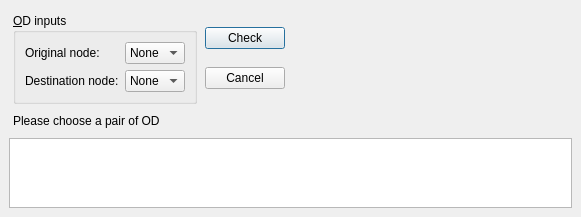
<ui version="4.0" >
 <class>ODCheckerDlg</class>
 <widget class="QDialog" name="ODCheckerDlg" >
  <property name="geometry" >
   <rect>
    <x>0</x>
    <y>0</y>
    <width>581</width>
    <height>200</height>
   </rect>
  </property>
  <property name="windowTitle" >
   <string>Mezzo Analyzer</string>
  </property>
  <layout class="QGridLayout" >
   <property name="margin" >
    <number>9</number>
   </property>
   <property name="spacing" >
    <number>6</number>
   </property>
   <item row="1" column="0" >
    <widget class="QTableView" name="ODTableView" />
   </item>
   <item row="0" column="0" >
    <layout class="QVBoxLayout" >
     <property name="margin" >
      <number>2</number>
     </property>
     <property name="spacing" >
      <number>6</number>
     </property>
     <item>
      <layout class="QHBoxLayout" >
       <property name="margin" >
        <number>2</number>
       </property>
       <property name="spacing" >
        <number>6</number>
       </property>
       <item>
        <widget class="QGroupBox" name="group1" >
         <property name="title" >
          <string>&amp;OD inputs</string>
         </property>
         <layout class="QGridLayout" >
          <property name="margin" >
           <number>9</number>
          </property>
          <property name="spacing" >
           <number>6</number>
          </property>
          <item row="1" column="1" >
           <widget class="QComboBox" name="destcomb" >
            <item>
             <property name="text" >
              <string>None</string>
             </property>
            </item>
           </widget>
          </item>
          <item row="1" column="0" >
           <widget class="QLabel" name="Dlabel" >
            <property name="text" >
             <string>Destination node:</string>
            </property>
           </widget>
          </item>
          <item row="0" column="0" >
           <widget class="QLabel" name="Olabel" >
            <property name="text" >
             <string>Original node:</string>
            </property>
           </widget>
          </item>
          <item row="0" column="1" >
           <widget class="QComboBox" name="origcomb" >
            <item>
             <property name="text" >
              <string>None</string>
             </property>
            </item>
           </widget>
          </item>
         </layout>
        </widget>
       </item>
       <item>
        <layout class="QVBoxLayout" >
         <property name="margin" >
          <number>2</number>
         </property>
         <property name="spacing" >
          <number>6</number>
         </property>
         <item>
          <widget class="QPushButton" name="CheckButton" >
           <property name="text" >
            <string>Check</string>
           </property>
           <property name="checkable" >
            <bool>true</bool>
           </property>
           <property name="default" >
            <bool>false</bool>
           </property>
          </widget>
         </item>
         <item>
          <widget class="QPushButton" name="cancelButton" >
           <property name="text" >
            <string>Cancel</string>
           </property>
          </widget>
         </item>
        </layout>
       </item>
       <item>
        <spacer>
         <property name="orientation" >
          <enum>Qt::Horizontal</enum>
         </property>
         <property name="sizeHint" >
          <size>
           <width>40</width>
           <height>20</height>
          </size>
         </property>
        </spacer>
       </item>
      </layout>
     </item>
     <item>
      <layout class="QHBoxLayout" >
       <property name="margin" >
        <number>2</number>
       </property>
       <property name="spacing" >
        <number>6</number>
       </property>
       <item>
        <widget class="QLabel" name="infolabel" >
         <property name="text" >
          <string>Please choose a pair of OD</string>
         </property>
        </widget>
       </item>
      </layout>
     </item>
    </layout>
   </item>
  </layout>
 </widget>
 <tabstops>
  <tabstop>origcomb</tabstop>
  <tabstop>destcomb</tabstop>
  <tabstop>cancelButton</tabstop>
  <tabstop>CheckButton</tabstop>
 </tabstops>
 <resources/>
 <connections>
  <connection>
   <sender>cancelButton</sender>
   <signal>clicked()</signal>
   <receiver>ODCheckerDlg</receiver>
   <slot>reject()</slot>
   <hints>
    <hint type="sourcelabel" >
     <x>290</x>
     <y>64</y>
    </hint>
    <hint type="destinationlabel" >
     <x>201</x>
     <y>122</y>
    </hint>
   </hints>
  </connection>
 </connections>
</ui>
